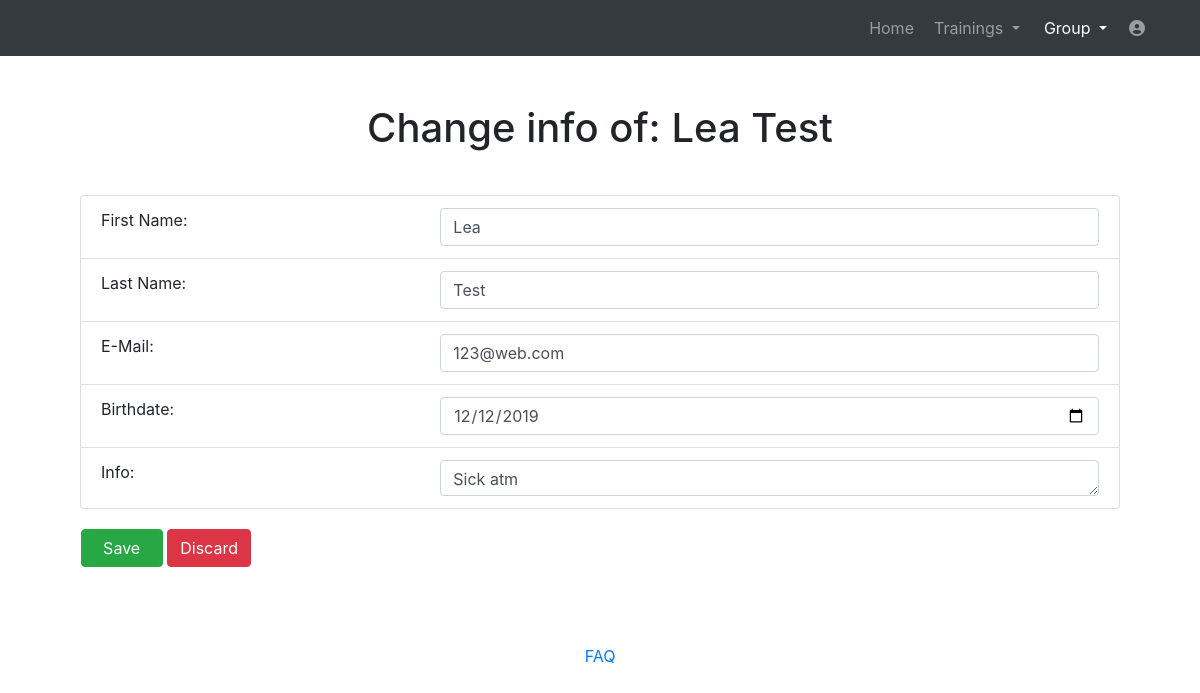
The app's page /website/alterathlete/2 (signed in) with its own data.
### website/models.py (models this page shows)
class Swimmer(models.Model):
    first_name = models.CharField(max_length=30)
    last_name = models.CharField(max_length=30)
    birthdate = models.CharField(max_length=30, null=True, default='')
    email = models.CharField(max_length=30)
    info = models.CharField(max_length=828, null=True, default='')
    user = models.ForeignKey(User, on_delete=models.CASCADE)

### website/views_loggedin.py (the view)
# urls.py: path('alterathlete/<int:athlete_id>', views_loggedin.alterathlete, name='alterathlete'),
@login_required
def alterathlete(request, athlete_id):
    if Swimmer.objects.filter(pk=athlete_id).exists():
        swimmer = Swimmer.objects.get(pk=athlete_id)
        if swimmer.user == request.user:
            return render(request, 'alteranathlete.html', context={'swimmer': swimmer, 'athlete_id': athlete_id})
        else:
            messages.info(request, 'Access denied. You are not the trainer of this athlete!', extra_tags='alert')
            return HttpResponseRedirect(reverse('athletes'))
    else:
        messages.info(request, 'The athlete with the id ' + str(athlete_id) + ' does not exist.', extra_tags='alert')
        return HttpResponseRedirect(reverse('athletes'))

### templates/alteranathlete.html (shortened to what this page needs)
<!DOCTYPE html>
<html lang="en">
<head>
  {% load static %}
  <link href="{% static 'vendor/bootstrap/css/bootstrap.min.css' %}" rel="stylesheet">
  <link media="screen" href="{% static 'css/plan.css' %}" rel="stylesheet">
  <link href="{% static 'vendor/fontawesome-free/css/all.min.css' %}" rel="stylesheet" type="text/css">
  <link href="//netdna.bootstrapcdn.com/font-awesome/3.2.1/css/font-awesome.css" rel="stylesheet">
<body>
  <nav class="navbar navbar-expand-lg navbar-dark bg-dark static-top">
    <div class="container">
      <div class="collapse navbar-collapse" id="navbarResponsive">
        <ul class="navbar-nav ml-auto">
          <li class="nav-item ">
            <a class="nav-link" href="../home">Home</a>
          </li>
		  <li class="nav-item dropdown no-arrow mx-1">
			<a class="nav-link dropdown-toggle" href="#" id="messagesDropdown" role="button" data-toggle="dropdown" aria-haspopup="true" aria-expanded="false">
					Trainings
			</a>
		  </li>
          <li class="nav-item dropdown no-arrow mx-1 active">
			<a class="nav-link dropdown-toggle" href="#" id="messagesDropdown" role="button" data-toggle="dropdown" aria-haspopup="true" aria-expanded="false">
					Group
			</a>
		  </li>
		   <li class="nav-item dropdown no-arrow">
			<a class="nav-link " href="#" id="userDropdown" role="button" data-toggle="dropdown" aria-haspopup="true" aria-expanded="false">
			  <i class="fas fa-user-circle fa-fw"></i>
			</a>
		  </li>
        </ul>
      </div>
    </div>
  </nav>
  <div class="container">
    <div class="row">
      <div class="col-lg-12 text-center">
        <h1 class="mt-5">Change info of: {{swimmer.first_name}} {{swimmer.last_name}}</h1>
      </div>
    </div>
    <div class="tab-content" style="padding:15px;">
      <div class="tab-pane active" id="profile">
        <div>
            <div class="card-body">
                    <ul class="list-group" style="margin:0px">
                        <li class="list-group-item">First Name: <input type="text" id="first_name" name="first_name" class="form-control" value="{{swimmer.first_name}}" style="width:66%;float:right;">
                        </li>
                        <li class="list-group-item">Last Name: <input type="text" id="last_name" name="last_name" class="form-control" value="{{swimmer.last_name}}" style="width:66%;float:right;">
                        </li>
                        <li class="list-group-item">E-Mail:
                            <input type="text" id="email" name="email" class="form-control" value="{{swimmer.email}}" style="width:66%;float:right;">
                        </li>
                        <li class="list-group-item">Birthdate:
                            <input id="birthdate" name="birthdate" class="form-control" type="date"  value="{{swimmer.birthdate}}" style="width:66%;float:right;">
                        </li>
                        <li class="list-group-item">Info:
                            <textarea id="info" name="info" class="form-control" rows="1" >{{swimmer.info}}</textarea>
                        </li>
                    </ul>
            </div>
            <div style="margin-bottom: 2.0%">
              <button type="button" id="save" name="save" class="btn btn-success save" style=" margin-left: 1.9%;padding-left: 2.0%;padding-right: 2.0%;"  data-toggle="modal" data-target="#saveModal">Save</button>
              <a class="btn btn-danger" data-toggle="modal" style="color: white;" data-target="#resetModal">Discard</a>
            </div>
        </div>
      </div>
    </div>
  </div>
  <br>
    <footer class="page-footer font-small blue">
      <div class="footer-copyright text-center py-3">
        <a href="../help"> FAQ</a>
      </div>
    </footer>
</body>
</html>

### records on screen
Swimmer: first_name "Lea", last_name "Test", email "123@web.com", birthdate "12/12/2019", info "Sick atm"
